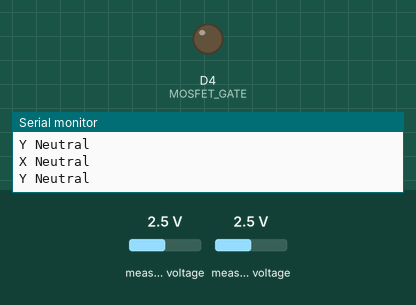
Bench run of a sketch on a simulated ESP8266 (NodeMCU). On the bench: output pins drawn as LEDs (lit = HIGH), the last lines printed to the serial monitor. Wiring (inferred from the names in the program): PCF8591 converter at I2C address 0x48. The inputs (shaded band) are chosen by the test bench; at power-on: measured voltage 2.5 V.

Above: at 1.2 s.
1.3 s: measured voltage (sensor 201) set to 2.1 V
3.2 s: measured voltage (sensor 201) set to 1.8 V
At 4.8 s:
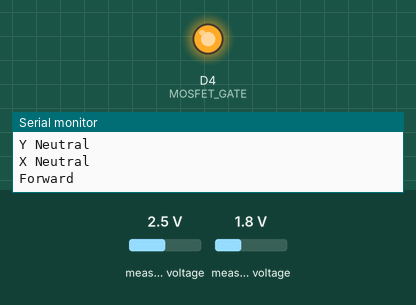
8.5 s: measured voltage (sensor 201) set to 2.5 V
At 10.0 s:
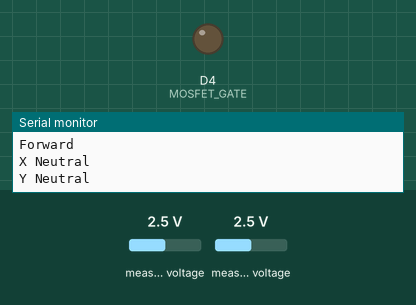
10.5 s: measured voltage (sensor 201) set to 0.1 V
At 11.7 s:
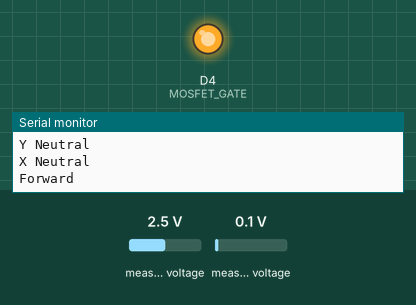
Timing chart, 0 to 13.5 s (numbered marks = the images above; inputs shaded):
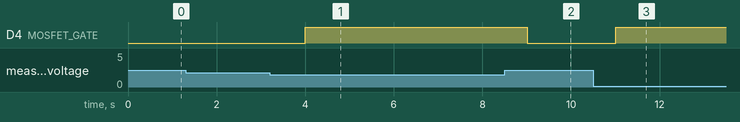

The sketch:

sketch_raph.ino
```cpp
#include <Wire.h>
#define PCF8591 (0x90 >> 1)  // I2C address of the PCF8591

#define MOSFET_GATE D4 // Change to the actual pin used

void setup() {
  Serial.begin(115200); // Initialize serial communication at 115200 bits per second

  pinMode(MOSFET_GATE, OUTPUT); // Set the MOSFET gate pin as output
  digitalWrite(MOSFET_GATE, LOW); // Ensure it's off initially

  //Wire.begin(D2, D1); // Initialize I2C as master with SDA on D2 and SCL on D1
  Wire.begin(); // Initialize I2C

}

 // Define thresholds based on your observations and joystick behavior
int lowerThreshold = 100; // Adjust based on your joystick's behavior for left/forward
int upperThreshold = 240; // Adjust based on your joystick's behavior for right/backward
// int deadZone = 10; // Dead zone around the neutral to prevent jitter


void loop() {
  // int value0 = readPCF8591Channel(0); // Read from channel 0, we'll consider X axis
  // int value1 = readPCF8591Channel(1); // Read from channel 1, we'll consider Y axis
  int xValue = readPCF8591Channel(0); // Assuming channel 0 for X-axis
  int yValue = readPCF8591Channel(1); // Assuming channel 1 for Y-axis

  // Now you can distinguish the readings
  // Serial.print("Channel 0: ");
  // Serial.println(value0);
  // Serial.print("Channel 1: ");
  // Serial.println(value1);

  // Check X-axis
  if(xValue > upperThreshold) {
    Serial.println("Left");
  } else if(xValue < lowerThreshold) {
    Serial.println("Right");
  } else {
    Serial.println("X Neutral");
  }

  if(yValue < lowerThreshold) {
    Serial.println("Forward");
    digitalWrite(MOSFET_GATE, HIGH); // Turn on the MOSFET, driving the car forward
  } else if(yValue > upperThreshold) {
    Serial.println("Backward");
    digitalWrite(MOSFET_GATE, LOW); // Turn off the MOSFET, stopping the car
  } else {
    Serial.println("Y Neutral");
    digitalWrite(MOSFET_GATE, LOW); // Turn off the MOSFET, stopping the car
  }

  delay(1000); // Wait a second before the next read
  // Wire.beginTransmission(PCF8591);
  // Wire.write(0x04); // Control byte to read from channel 0
  // Wire.endTransmission();
  // Wire.requestFrom(PCF8591, 1); // Request 1 byte from PCF8591
  // while(Wire.available()) {
  //   int value = Wire.read(); // Read analog value
  //   Serial.println(value);
  // }
  // delay(1000); // Wait a second before the next read
}

int readPCF8591Channel(byte channel) {
  Wire.beginTransmission(PCF8591);
  Wire.write(0x40 | channel); // Control byte to read from the specified channel
  Wire.endTransmission();

  Wire.requestFrom(PCF8591, 2); // Request 2 bytes; the first is a "dummy" reading

  Wire.read(); // discard the first reading
  int value = Wire.read(); // Read the actual analog value

  return value;
}
```

Measured:
- the behaviour switches between 2 and 1.9 V on measured voltage (sensor 201) (found by bisection; images 0 and 1)
- after the input at 3.2 s, D4 (MOSFET_GATE): LOW → HIGH after 0.81 s
- after the input at 8.5 s, D4 (MOSFET_GATE): HIGH → LOW after 0.51 s
- after the input at 10.5 s, D4 (MOSFET_GATE): LOW → HIGH after 0.51 s
